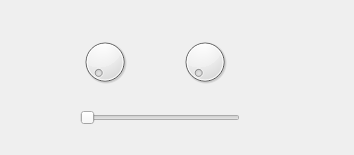
<?xml version="1.0" encoding="UTF-8"?>
<ui version="4.0">
 <class>auxiliarC</class>
 <widget class="QDialog" name="auxiliarC">
  <property name="geometry">
   <rect>
    <x>0</x>
    <y>0</y>
    <width>354</width>
    <height>155</height>
   </rect>
  </property>
  <property name="windowTitle">
   <string>Dialog</string>
  </property>
  <widget class="QDial" name="dial">
   <property name="geometry">
    <rect>
     <x>80</x>
     <y>30</y>
     <width>50</width>
     <height>64</height>
    </rect>
   </property>
  </widget>
  <widget class="QDial" name="dial_2">
   <property name="geometry">
    <rect>
     <x>180</x>
     <y>30</y>
     <width>50</width>
     <height>64</height>
    </rect>
   </property>
  </widget>
  <widget class="QSlider" name="horizontalSlider">
   <property name="geometry">
    <rect>
     <x>80</x>
     <y>110</y>
     <width>160</width>
     <height>16</height>
    </rect>
   </property>
   <property name="orientation">
    <enum>Qt::Orientation::Horizontal</enum>
   </property>
  </widget>
 </widget>
 <resources/>
 <connections/>
</ui>
